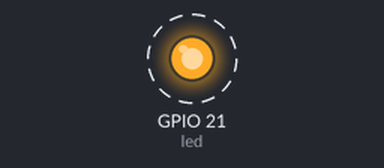
This sketch was run on a simulated ESP32. On the bench: output pins drawn as LEDs (lit = HIGH). Dashed ring = blinking. The modem accepts every AT command (registered, SIM ready, sends succeed) and sends nothing else.

Above: at 4.6 s.
Timing chart, 0 to 8.8 s (numbered marks = the images above):
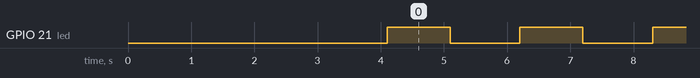

The sketch:

Sender-GreenHouse-RemoteNode.ino
```cpp
String lora_band = "915000000"; //Banda de frecuencia (Hz)
String lora_networkid = "18";   //Identificación de la red Lora
String lora_address = "1";      //Dirección del módulo
String lora_RX_address = "2";   //Dirección del módulo receptor

int led = 21;

void setup(){

  Serial2.begin(115200,SERIAL_8N1, 16,17);
  pinMode(led,OUTPUT);

  delay(1500);
  Serial2.println("AT+BAND=" + lora_band);
  delay(500);
  Serial2.println("AT+ADDRESS=" + lora_address);
  delay(500);
  Serial2.println("AT+NETWORKID=" + lora_networkid);
  delay(1500);


}

void loop()
{
  delay(100);
  digitalWrite(led, HIGH);
   Serial2.println("AT+SEND="+ lora_RX_address +",2,ON");
   delay(1000);
  digitalWrite(led, LOW);
  delay(1000);

   /*if(digitalRead(pulsador) == LOW){
    digitalWrite(led, HIGH);
    Serial2.println("AT+SEND="+ lora_RX_address +",2,ON");
  }else{
     digitalWrite(led, LOW);
  }*/
}
```

Measured:
- by itself, GPIO 21 (led): alternates HIGH for 1.0 s and LOW for 1.1 s
